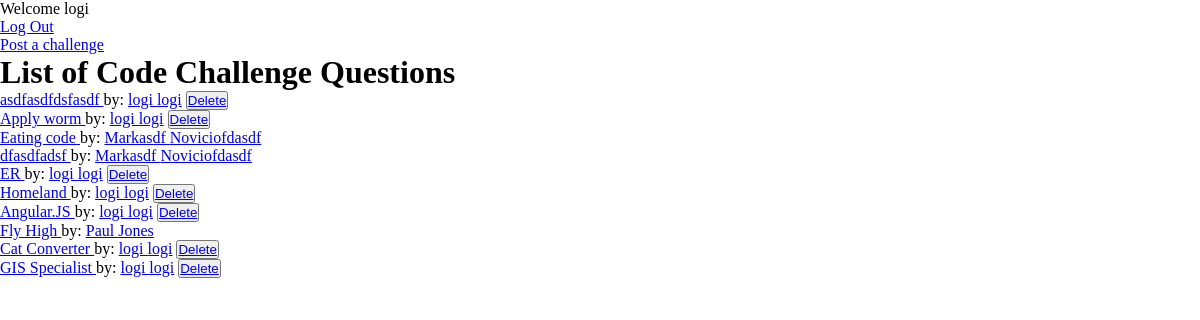
/post_challenge/challenges (signed in), run on an earlier commit of the app's database.
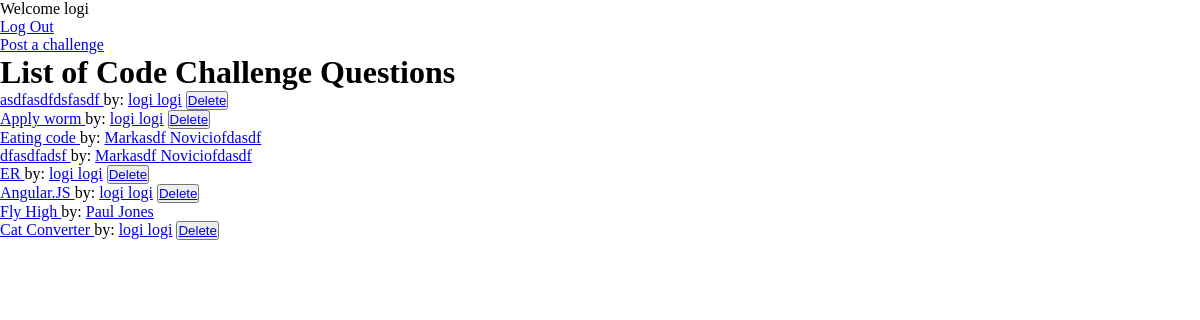
And on a later commit of the database.
### login_app/models.py (models this page shows, shortened)
class User(models.Model):
    first_name = models.CharField(max_length=40)
    last_name = models.CharField(max_length=40)
    email = models.EmailField(max_length=100, unique = True)
    password = models.CharField(max_length=100)
    created_at = models.DateTimeField(auto_now_add = True)
    updated_at = models.DateTimeField(auto_now = True)
    objects = UserManager()

### j_schatz_app/models.py (models this page shows, shortened)
class CodeChallenge(models.Model):
    publisher = models.ForeignKey(User, related_name='codechallenges', on_delete=models.CASCADE)
    title = models.CharField(max_length = 50)
    challenge_question = models.TextField()
    created_at = models.DateTimeField(auto_now_add = True)
    updated_at = models.DateTimeField(auto_now = True)
    objects = CodeChallengeManager()

### j_schatz_app/views.py (the view)
# urls.py: path('post_challenge/challenges', views.challenge),
def challenge(request):
    context = {
        "challenges": CodeChallenge.objects.all(),
        "user": User.objects.get(id = request.session['user_id'])
    }
    return render(request, 'challenges.html', context)

### j_schatz_app/templates/challenges.html (shortened to what this page needs)
<!DOCTYPE html>
<html lang="en">
<head>
    {% load static %}
    <link
      rel="stylesheet"
      type="text/css"
      href="{% static '../static/main.css' %}"
    />
</head>
<body>
    <p>Welcome {{user.first_name}}</p>
    <a href="/user/logout">Log Out</a>
    <div><a href= '/success'>Post a challenge</a></div>
    <h1> List of Code Challenge Questions </h1>
    {% for challenge in challenges %}
    <ul>
        <li>
            <p><a href="/post_challenge/coding_challenges/{{challenge.id}}">{{challenge.title}} </a>
                by: <a href="/post_challenge/challenge_publisher/{{challenge.publisher.id}}">{{challenge.publisher.first_name}} {{challenge.publisher.last_name}}</a>
                {% if request.session.user_id == challenge.publisher.id %}
                <button><a href="/post_challenge/coding_challenges/{{challenge.id}}/delete">Delete</a></button>
                {% endif %}
            </p>
        </li>
    </ul>
    {% endfor %}
</body>

### login_app/static/main.css (style rules this page uses)
* { margin: 0; padding:0; }

What changed in the data, as far as the page shows it:
removed CodeChallenge: title "Homeland", publisher.first_name "logi", publisher.last_name "logi"
removed CodeChallenge: title "GIS Specialist", publisher.first_name "logi", publisher.last_name "logi"
